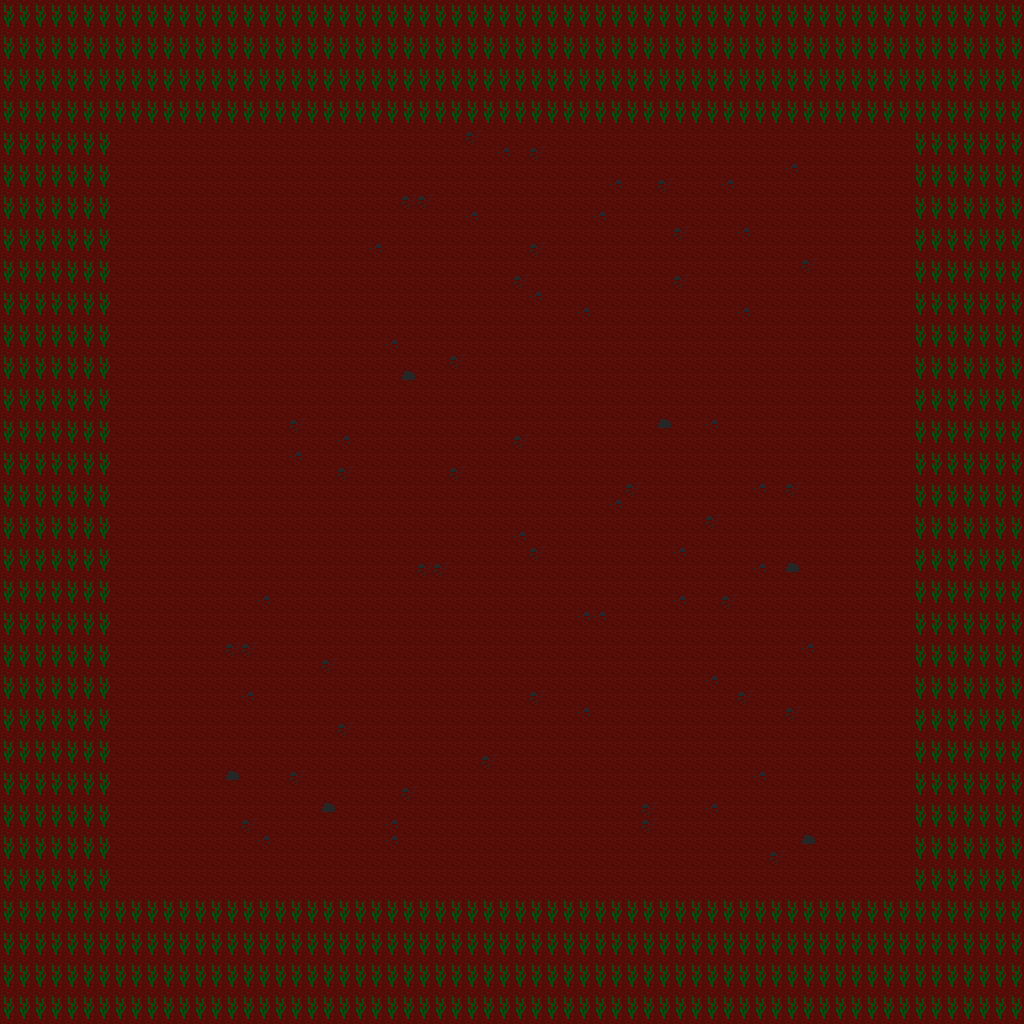

This is a level from a 2D game, rendered from its Tiled map with the project's own tilesets. A one-line summary and the map file follow, with tile-layer data summarised:
An orthogonal 64x64 tile map with 16x16 px tiles, 2 tile layers (Tile Layer 1, Collision Layer) and 11 objects (8x PORTAL, START, TELEPORTER, RED_PORTAL).

<map version="1.2" tiledversion="1.2.3536" orientation="orthogonal" renderorder="right-down" width="64" height="64" tilewidth="16" tileheight="16" infinite="0" nextlayerid="4" nextobjectid="131">
 <tileset firstgid="1" source="FIRELANDS.tsx" />
 <layer id="1" name="Tile Layer 1" width="64" height="64">
  <data>[4096 cells, 4096 non-empty, 4 distinct tile ids]</data>
 </layer>
 <layer id="2" name="Collision Layer" width="64" height="64">
  <data>[4096 cells, 1696 non-empty, 2 distinct tile ids]</data>
 </layer>
 <objectgroup id="3" name="Object Layer 1">
  <object id="119" name="PORTAL" x="338" y="332.667" width="28" height="22" />
  <object id="120" name="START" x="530" y="470" width="28" height="22" />
  <object id="122" name="CASTLE" type="TELEPORTER" x="542.273" y="539.379">
   <properties>
    <property name="ID" type="float" value="9761" />
   </properties>
  </object>
  <object id="123" name="RED_PORTAL" x="536.167" y="535.167" width="12" height="10" />
  <object id="124" name="PORTAL" x="399.667" y="684.667" width="28" height="22" />
  <object id="125" name="PORTAL" x="697" y="688.333" width="28" height="22" />
  <object id="126" name="PORTAL" x="274.333" y="620.333" width="28" height="22" />
  <object id="127" name="PORTAL" x="247" y="496" width="28" height="22" />
  <object id="128" name="PORTAL" x="705" y="514.667" width="28" height="22" />
  <object id="129" name="PORTAL" x="696" y="338.667" width="28" height="22" />
  <object id="130" name="PORTAL" x="529" y="630" width="28" height="22" />
 </objectgroup>
</map>
